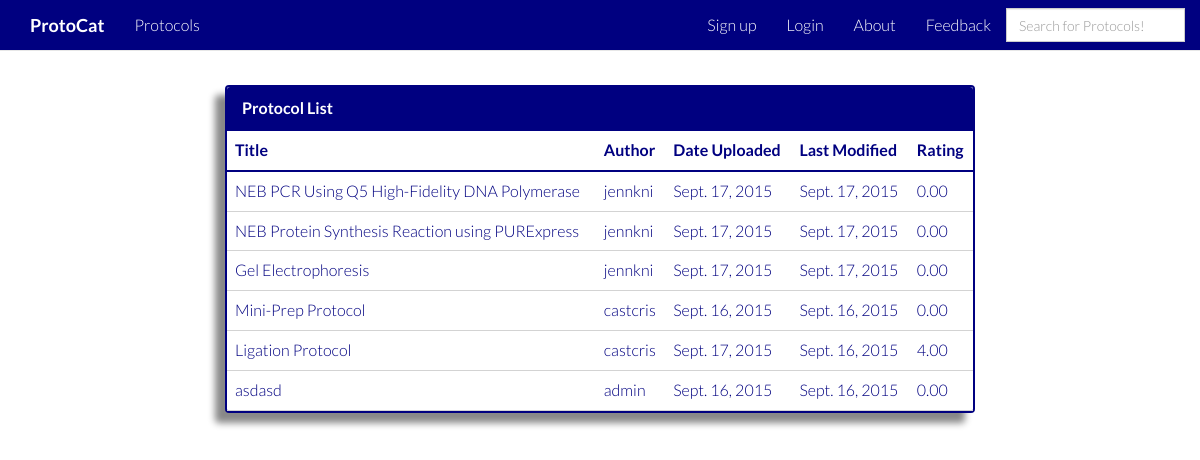
The app's page /protocol_list/, older data.
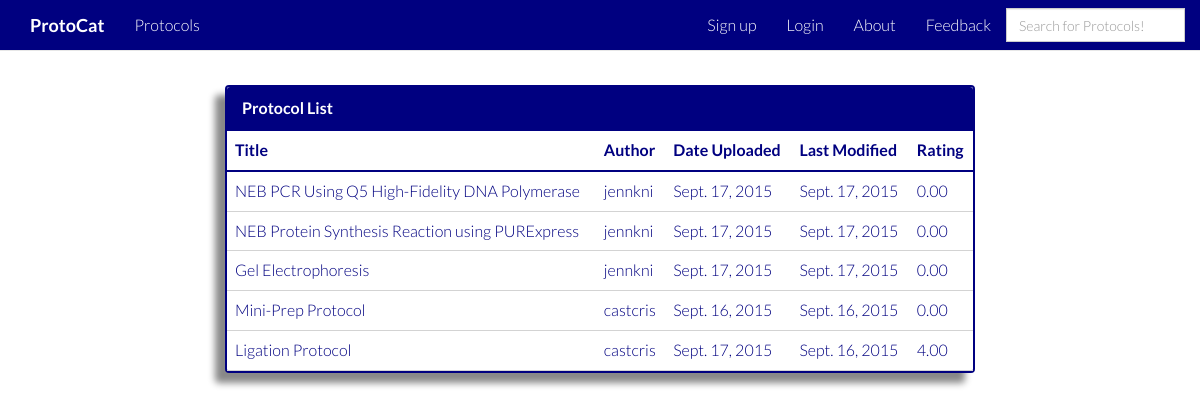
The same page, newer data.
### protocat_app/models.py (models this page shows, shortened)
class Protocol(models.Model):
    id = models.AutoField(primary_key=True)
    title = models.TextField()
    author = models.CharField(max_length=50)
    date_of_upload = models.DateField(auto_now_add=True)
    date_modified = models.DateField(auto_now=True)
    description = models.TextField(blank=True)
    protocol_type = models.CharField(max_length=2, choices=PROTOCOL_TYPES, null=True, blank=True)
    rating = models.DecimalField(
        validators=[MinValueValidator(0.0), MaxValueValidator(5.0)],
        max_digits=3, decimal_places=2, default=2.50)
    num_ratings = models.IntegerField(default=0)
    user_rated = models.TextField(default='')
    reagents = models.TextField(default='')
    protocol_steps = models.TextField(default='')

### protocat_app/views.py (the view)
# urls.py: url(r'^protocol_list/', views.protocol_list, name='protocol_list'),
def protocol_list(request):
    all_entries = Protocol.objects.all().order_by('-date_modified')
    protocol_list=[]
    for each in all_entries:
        title = each.title
        author = each.author
        date = each.date_of_upload
        last_mod = each.date_modified
        protocol_id = each.id
        rating = each.rating
        url = "/protocol_display/" + str(protocol_id)
        url2 = "/user_profile/" + str(author)
        inner_protocol = [title, author, date, protocol_id, url, rating, last_mod, url2]
        protocol_list.append(inner_protocol)
    asc = 'asc'
    return render(request,'protocat_app/protocol_list.html', {'protocol_list':protocol_list, 'order':asc})

### protocat_app/templates/protocat_app/protocol_list.html
{% extends 'base.html' %}
{% load staticfiles %}
{% block content %}
    <div class="container">
        <div class="row">
            <div class="col-md-2"></div>
            <div class="col-md-8">
                <div class="panel panel-primary">
                    <div class="panel-heading">Protocol List</div>
                        <table class="table table-hover">
                            <thead>
                                <tr>
                                    <th><a href="/protocol_list_sort/title/{{order}}">Title</a></th>
                                    <th><a href="/protocol_list_sort/author/{{order}}">Author</a></th>
                                    <th><a href="/protocol_list_sort/date_of_upload/{{order}}">Date Uploaded</a></th>
                                    <th><a href="/protocol_list_sort/date_modified/{{order}}">Last Modified</a></th>
                                    <th><a href="/protocol_list_sort/rating/{{order}}">Rating</a></th>
                                </tr>
                            </thead>
                            <tbody>
                            {% for protocol in protocol_list %}
                                <tr>
                                    <td><a href={{protocol.4}}>{{ protocol.0 }}</a></td>
                                    <td><a href={{protocol.7}}>{{ protocol.1 }}</a></td>
                                    <td>{{ protocol.2 }}</td>
                                    <td>{{ protocol.6 }}</td>
                                    <td>{{ protocol.5 }}</td>
                                </tr>
                            {% endfor %}
                            </tbody>
                        </table>
                </div>
            </div>
            <div class="col-md-2"></div>
        </div>
    </div>
{% endblock %}

Row changes from the older to the newer data that the page shows:
removed Protocol: title "asdasd", author "admin", date_of_upload "Sept. 16, 2015", date_modified "Sept. 16, 2015", rating "0.00"
